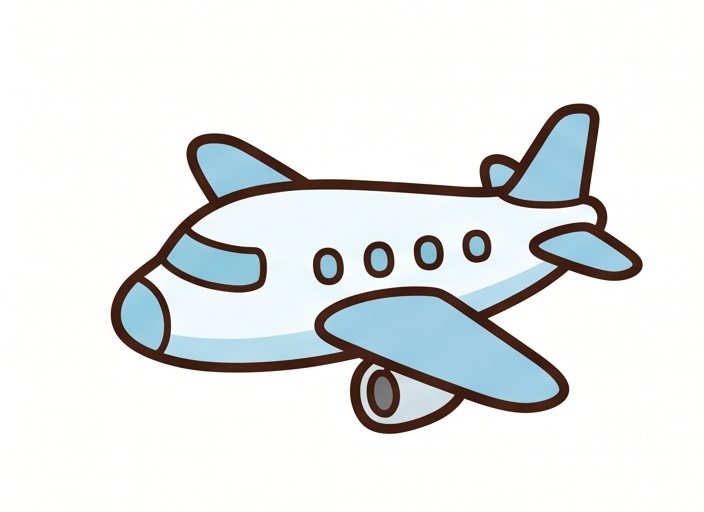
#> input picture public/assets/images/airplane.png, 704 x 512 px; its folder holds only this picture in this run
$ python center_crop.py
#> lines starting #> are read from the running program, lines starting #| are printed output that depends on the picture; after the words box and inside, x2 and y2 are one past the last pixel; in counts of white or black regions, pixels touching at a corner belong together
"""
Smart center crop: detects the visual center of each subject
and crops a square around it.

Works best when images have a clear/solid background (e.g. white).

Usage:
    pip install Pillow
    python center_crop.py
"""

from pathlib import Path
from PIL import Image, ImageOps
import numpy as np

folder = Path(__file__).parent
png_files = sorted(f for f in folder.glob("*.png"))
print(f"Found {len(png_files)} PNG files to process.\n")

def find_subject_center(img: Image.Image):
    """
    Returns (cx, cy) — the center of the non-background subject.
    Converts to RGBA, then uses the alpha channel (if available)
    or luminance contrast against the corner-sampled background color.
    """
    rgba = img.convert("RGBA")
    arr = np.array(rgba)

    # Try alpha channel first (transparent background)
    alpha = arr[:, :, 3]
    if alpha.min() < 255:
        mask = alpha > 30          # non-transparent pixels
    else:
        # Sample background from the four corners
        corners = [
            arr[0, 0, :3],
            arr[0, -1, :3],
            arr[-1, 0, :3],
            arr[-1, -1, :3],
        ]
        bg = np.mean(corners, axis=0)

        # Mask pixels that differ significantly from background
        diff = np.abs(arr[:, :, :3].astype(int) - bg).sum(axis=2)
        mask = diff > 30           # threshold: tweak if needed

    rows = np.any(mask, axis=1)
    cols = np.any(mask, axis=0)

    if not rows.any() or not cols.any():
        # Fallback: use geometric center
        return img.width // 2, img.height // 2

    row_min, row_max = np.where(rows)[0][[0, -1]]
    col_min, col_max = np.where(cols)[0][[0, -1]]

    cx = int((col_min + col_max) / 2)
    cy = int((row_min + row_max) / 2)
    return cx, cy


for img_path in png_files:
    with Image.open(img_path) as img:
#> img is the input picture: PIL image 704x512 RGBA; mean R, G, B, A 228.8, 231.6, 232.3, 255
        w, h = img.size
#> w = 704; h = 512
        side = min(w, h)
#> side = 512

        cx, cy = find_subject_center(img)
#> in find_subject_center, `alpha = arr[:, :, 3]`: alpha: shape (512, 704); every value is 255
#> in find_subject_center, `corners = [ arr[0, 0, :3], arr[0, -1, :3], arr[-1, 0, :3], arr[-1, -1,..`: corners = [[254, 254, 254], [255, 255, 255], [255, 255, 253], [253, 253, 253]]
#> in find_subject_center, `bg = np.mean(corners, axis=0)`: bg = [254.2, 254.2, 253.8]
#> in find_subject_center, `diff = np.abs(arr[:, :, :3].astype(int) - bg).sum(axis=2)`:
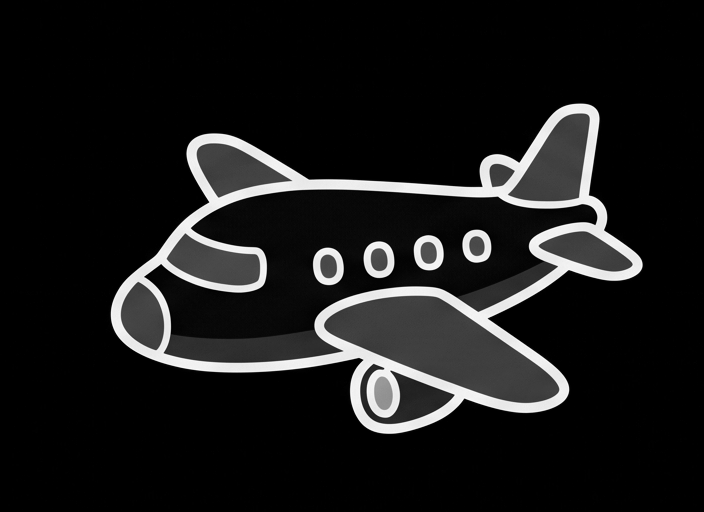
#> diff: shape (512, 704) float64; min 0.75, max 694.2, mean 71.8; drawn with min black and max white
#> in find_subject_center, `mask = diff > 30`:
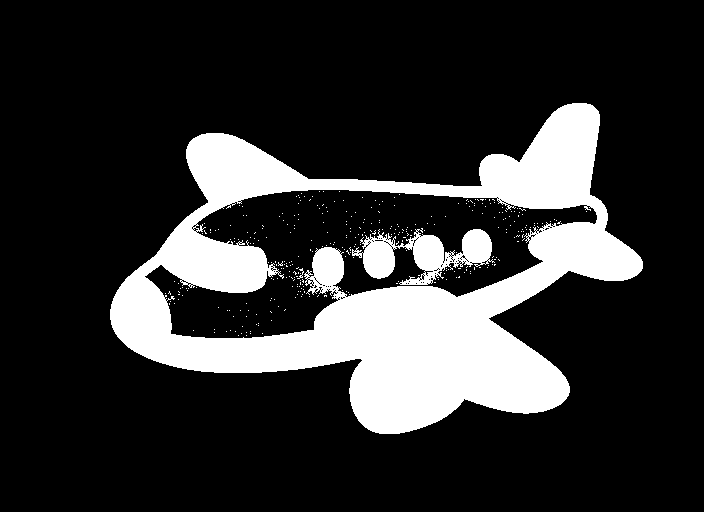
#> mask: shape (512, 704) bool; 19.2% white; 335 white regions (332 under 20 px), largest, box (x1, y1, x2, y2) and area: (110, 103, 643, 434) 64948, (352, 228, 495, 285) 3719, (297, 268, 304, 279) 24
#> in find_subject_center, `row_min, row_max = np.where(rows)[0][[0, -1]]`: row_min = 103; row_max = 433
#> in find_subject_center, `col_min, col_max = np.where(cols)[0][[0, -1]]`: col_min = 110; col_max = 642
#> in find_subject_center, `cx = int((col_min + col_max) / 2)`: cx = 376
#> in find_subject_center, `cy = int((row_min + row_max) / 2)`: cy = 268
#> cx = 376; cy = 268

        # Build square crop box centered on subject
        left  = cx - side // 2
#> left = 120
        top   = cy - side // 2
#> top = 12
        right  = left + side
#> right = 632
        bottom = top  + side
#> bottom = 524

        # Clamp so the box stays within image bounds
        if left < 0:
            left, right = 0, side
        if top < 0:
            top, bottom = 0, side
        if right > w:
            left, right = w - side, w
        if bottom > h:
            top, bottom = h - side, h
#> top = 0; bottom = 512

        cropped = img.crop((left, top, right, bottom))
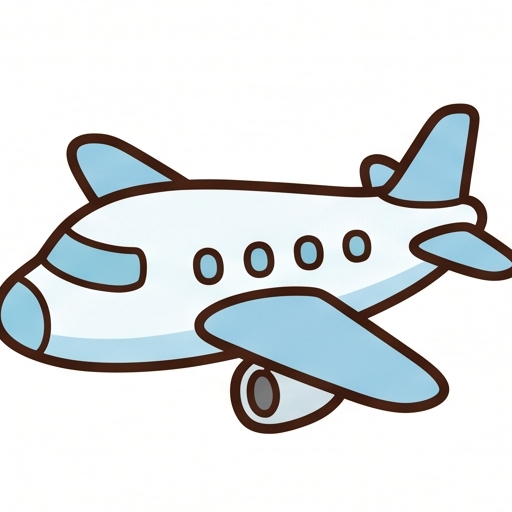
#> cropped: PIL image 512x512 RGBA; mean R, G, B, A 219.5, 223.4, 224.8, 255
        cropped.save(img_path)

        geo_cx, geo_cy = w // 2, h // 2
#> geo_cx = 352; geo_cy = 256
        shift_x = cx - geo_cx
#> shift_x = 24
        shift_y = cy - geo_cy
#> shift_y = 12
        print(f"  {img_path.name}: {w}x{h} → {side}x{side}  |  subject center offset: ({shift_x:+d}, {shift_y:+d})")
#|   airplane.png: 704x512 → 512x512  |  subject center offset: (+24, +12)

print("\nDone! All images smart-cropped around their subject center.")

$ run again, on public/assets/images/camera.png
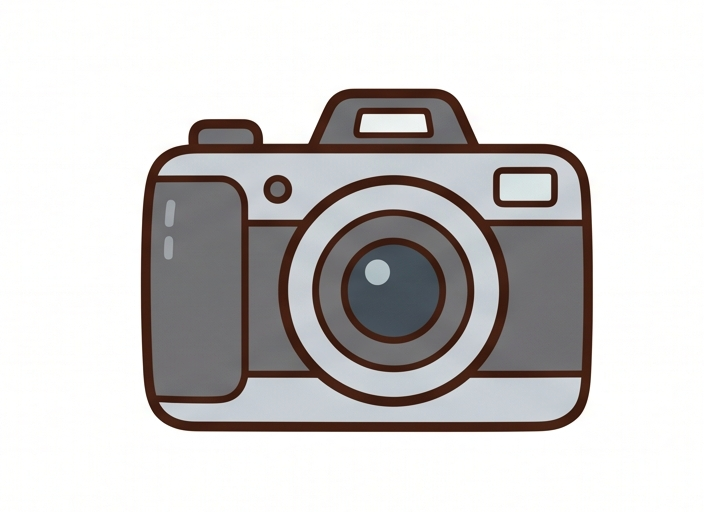
#> input picture public/assets/images/camera.png, 704 x 512 px
#> img is the input picture: PIL image 704x512 RGBA; mean R, G, B, A 206.1, 203.6, 203, 255
#> alpha: shape (512, 704); every value is 255
#> corners = [[255, 255, 255], [255, 255, 253], [255, 255, 255], [255, 255, 253]]
#> bg = [255, 255, 254]
#> in find_subject_center, `mask = diff > 30`:
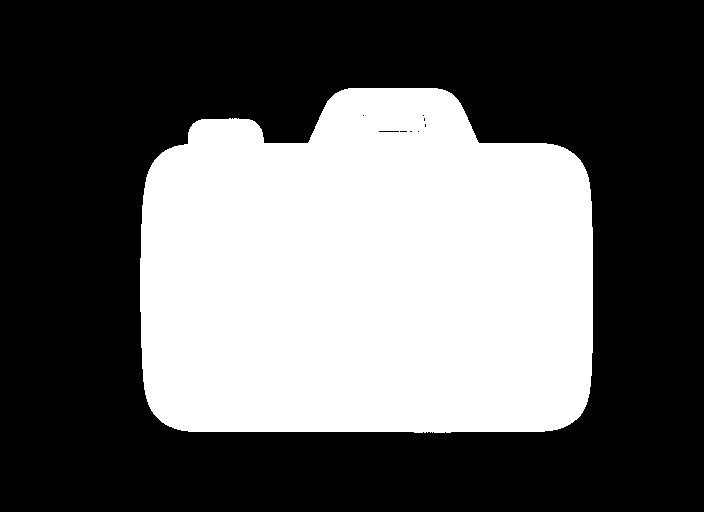
#> mask: shape (512, 704) bool; 38.2% white; 1 white region, box (x1, y1, x2, y2) and area: (140, 88, 593, 433) 137618
#> row_min = 88; row_max = 432
#> col_min = 140; col_max = 592
#> in find_subject_center, `cx = int((col_min + col_max) / 2)`: cx = 366
#> in find_subject_center, `cy = int((row_min + row_max) / 2)`: cy = 260
#> `cx, cy = find_subject_center(img)`: cx = 366; cy = 260
#> left = 110
#> `top   = cy - side // 2`: top = 4
#> right = 622
#> `bottom = top  + side`: bottom = 516
#> `cropped = img.crop((left, top, right, bottom))`:
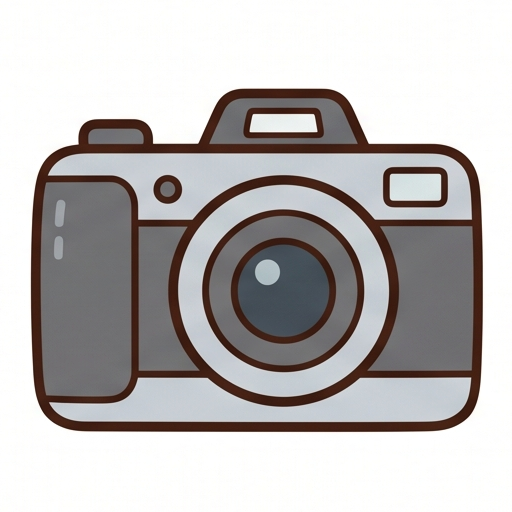
#> cropped: PIL image 512x512 RGBA; mean R, G, B, A 187.9, 184.5, 184, 255
#> shift_x = 14
#> shift_y = 4
#|   camera.png: 704x512 → 512x512  |  subject center offset: (+14, +4)

$ run again, on public/assets/images/cat.png
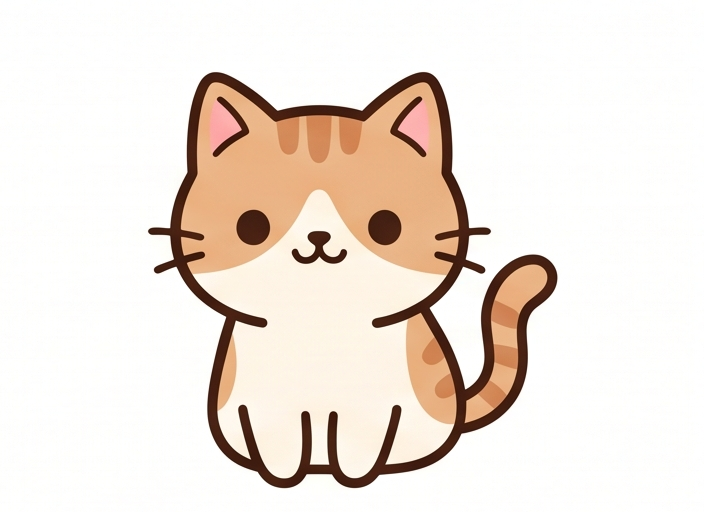
#> input picture public/assets/images/cat.png, 704 x 512 px
#> img is the input picture: PIL image 704x512 RGBA; mean R, G, B, A 238.8, 228.4, 219.8, 255
#> alpha: shape (512, 704); every value is 255
#> corners = [[255, 255, 255], [255, 255, 255], [255, 255, 253], [254, 254, 254]]
#> bg = [254.8, 254.8, 254.2]
#> in find_subject_center, `mask = diff > 30`:
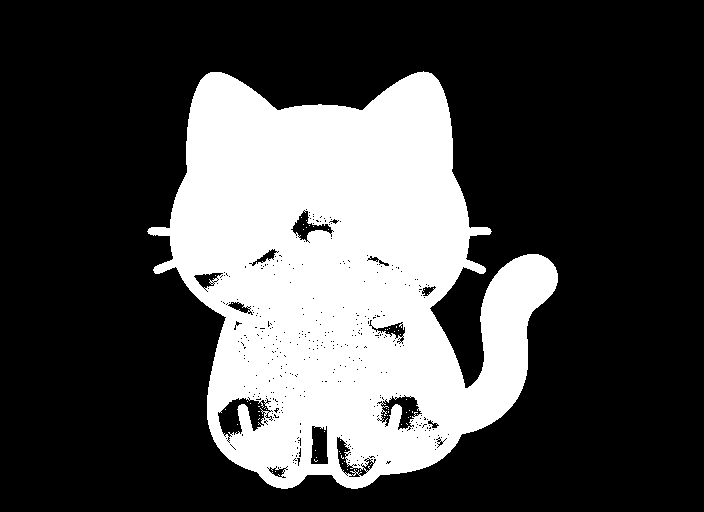
#> mask: shape (512, 704) bool; 28.9% white; 60 white regions (59 under 20 px), largest, box (x1, y1, x2, y2) and area: (147, 71, 558, 489) 104178
#> row_min = 71; row_max = 488
#> col_min = 147; col_max = 557
#> in find_subject_center, `cx = int((col_min + col_max) / 2)`: cx = 352
#> in find_subject_center, `cy = int((row_min + row_max) / 2)`: cy = 279
#> `cx, cy = find_subject_center(img)`: cx = 352; cy = 279
#> left = 96
#> `top   = cy - side // 2`: top = 23
#> right = 608
#> `bottom = top  + side`: bottom = 535
#> `cropped = img.crop((left, top, right, bottom))`:
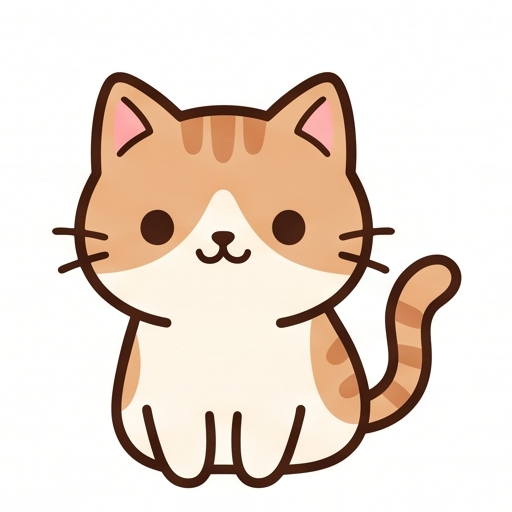
#> cropped: PIL image 512x512 RGBA; mean R, G, B, A 232.9, 218.5, 207.1, 255
#> shift_x = 0
#> shift_y = 23
#|   cat.png: 704x512 → 512x512  |  subject center offset: (+0, +23)

$ run again, on public/assets/images/chocolate.png
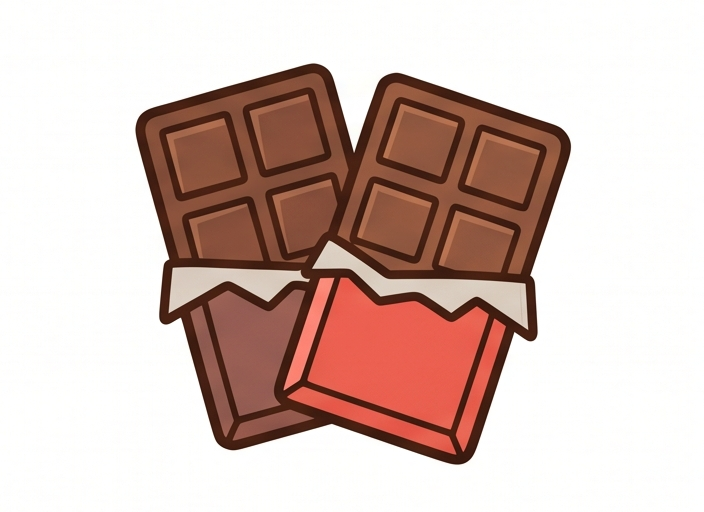
#> input picture public/assets/images/chocolate.png, 704 x 512 px
#> img is the input picture: PIL image 704x512 RGBA; mean R, G, B, A 214, 192.1, 185.4, 255
#> alpha: shape (512, 704); every value is 255
#> corners = [[255, 255, 253], [255, 255, 253], [254, 254, 252], [253, 255, 254]]
#> bg = [254.2, 254.8, 253]
#> in find_subject_center, `mask = diff > 30`:
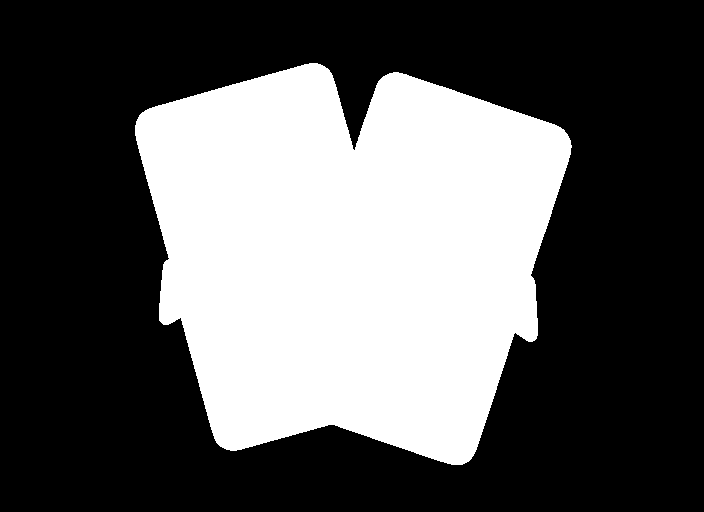
#> mask: shape (512, 704) bool; 35.7% white; 1 white region, box (x1, y1, x2, y2) and area: (135, 63, 572, 465) 128691
#> row_min = 63; row_max = 464
#> col_min = 135; col_max = 571
#> in find_subject_center, `cx = int((col_min + col_max) / 2)`: cx = 353
#> in find_subject_center, `cy = int((row_min + row_max) / 2)`: cy = 263
#> `cx, cy = find_subject_center(img)`: cx = 353; cy = 263
#> left = 97
#> `top   = cy - side // 2`: top = 7
#> right = 609
#> `bottom = top  + side`: bottom = 519
#> `cropped = img.crop((left, top, right, bottom))`:
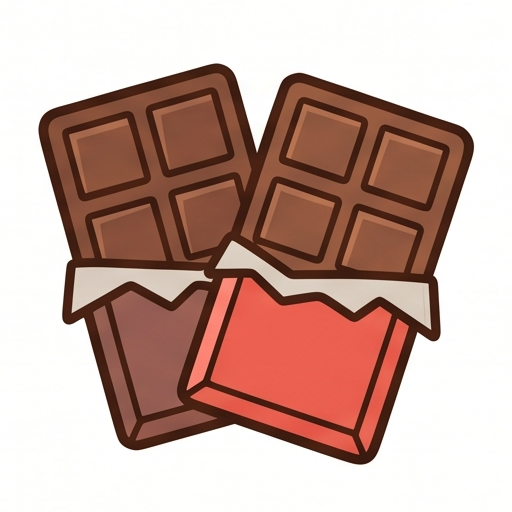
#> cropped: PIL image 512x512 RGBA; mean R, G, B, A 198.8, 168.6, 159.8, 255
#> shift_x = 1
#> shift_y = 7
#|   chocolate.png: 704x512 → 512x512  |  subject center offset: (+1, +7)

$ run again, on public/assets/images/apple.png
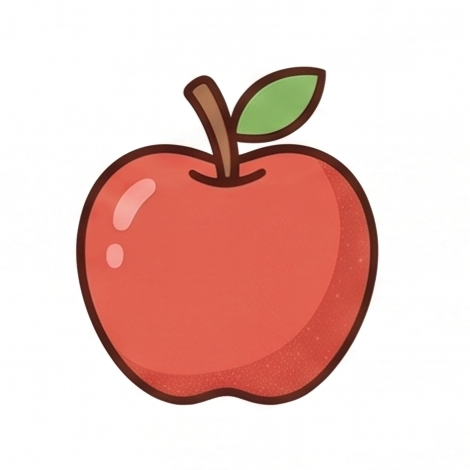
#> input picture public/assets/images/apple.png, 470 x 470 px
#> img is the input picture: PIL image 470x470 RGBA; mean R, G, B, A 234.3, 199.6, 193.5, 255
#> alpha: shape (470, 470); every value is 255
#> corners = [[255, 255, 255], [255, 255, 255], [255, 255, 255], [255, 255, 255]]
#> bg = [255, 255, 255]
#> in find_subject_center, `diff = np.abs(arr[:, :, :3].astype(int) - bg).sum(axis=2)`:
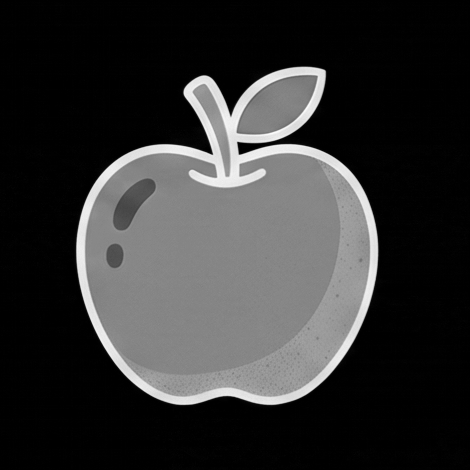
#> diff: shape (470, 470) float64; min 0, max 687, mean 137.6; drawn with min black and max white
#> in find_subject_center, `mask = diff > 30`:
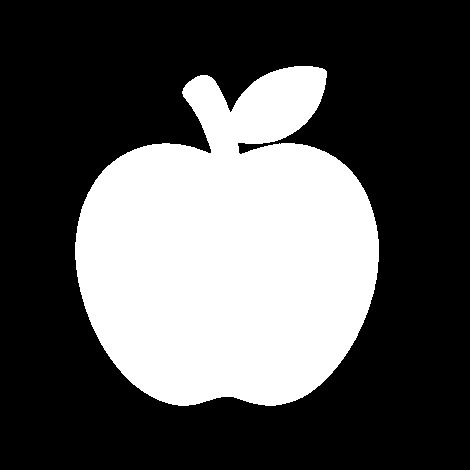
#> mask: shape (470, 470) bool; 33.8% white; 1 white region, box (x1, y1, x2, y2) and area: (75, 66, 379, 406) 74567
#> row_min = 66; row_max = 405
#> col_min = 75; col_max = 378
#> in find_subject_center, `cx = int((col_min + col_max) / 2)`: cx = 226
#> in find_subject_center, `cy = int((row_min + row_max) / 2)`: cy = 235
#> `cx, cy = find_subject_center(img)`: cx = 226; cy = 235
#> `left  = cx - side // 2`: left = -9
#> top = 0
#> `right  = left + side`: right = 461
#> bottom = 470
#> shift_x = -9
#> shift_y = 0
#|   apple.png: 470x470 → 470x470  |  subject center offset: (-9, +0)
